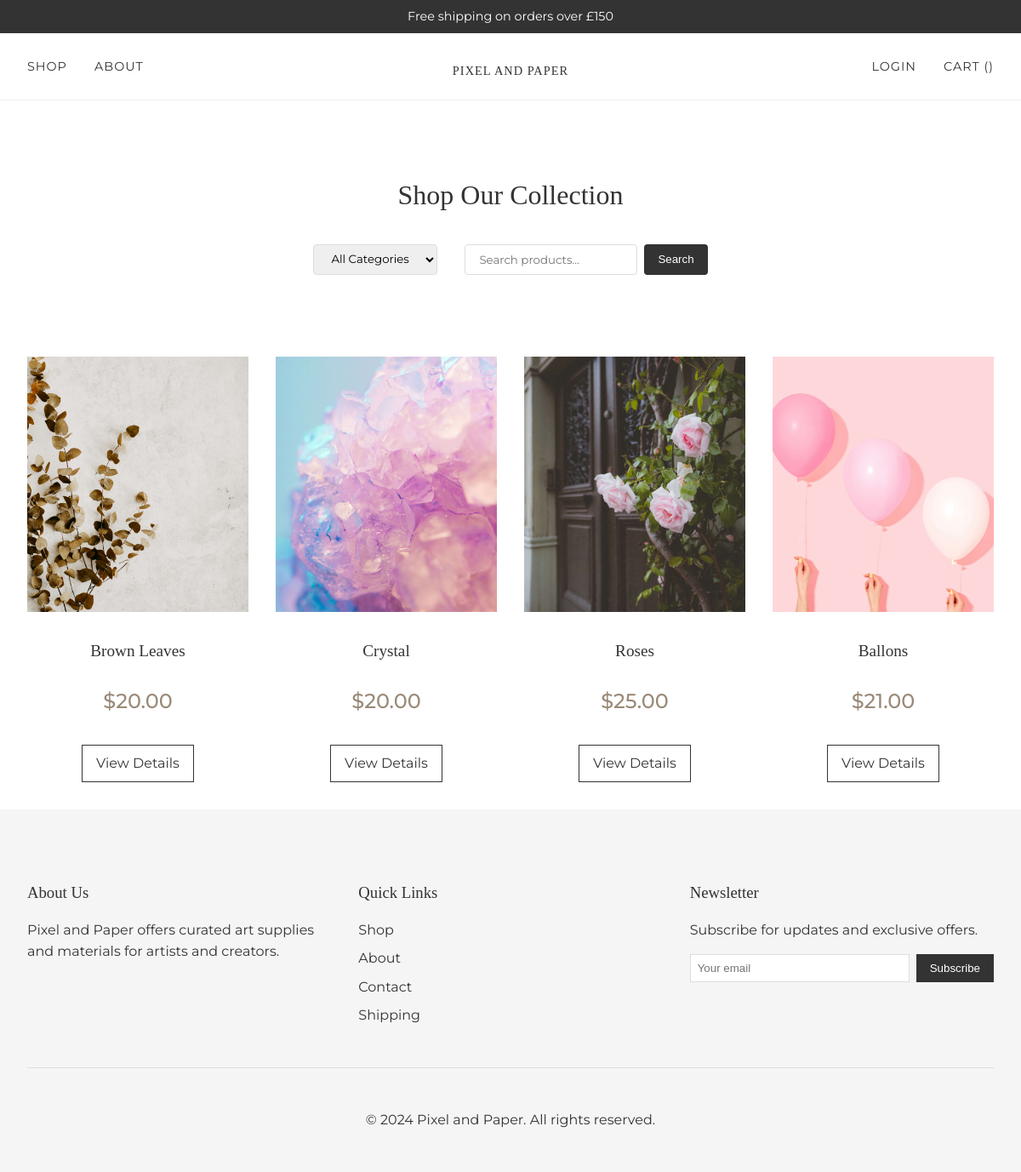
Before: /products/ with the older database file.
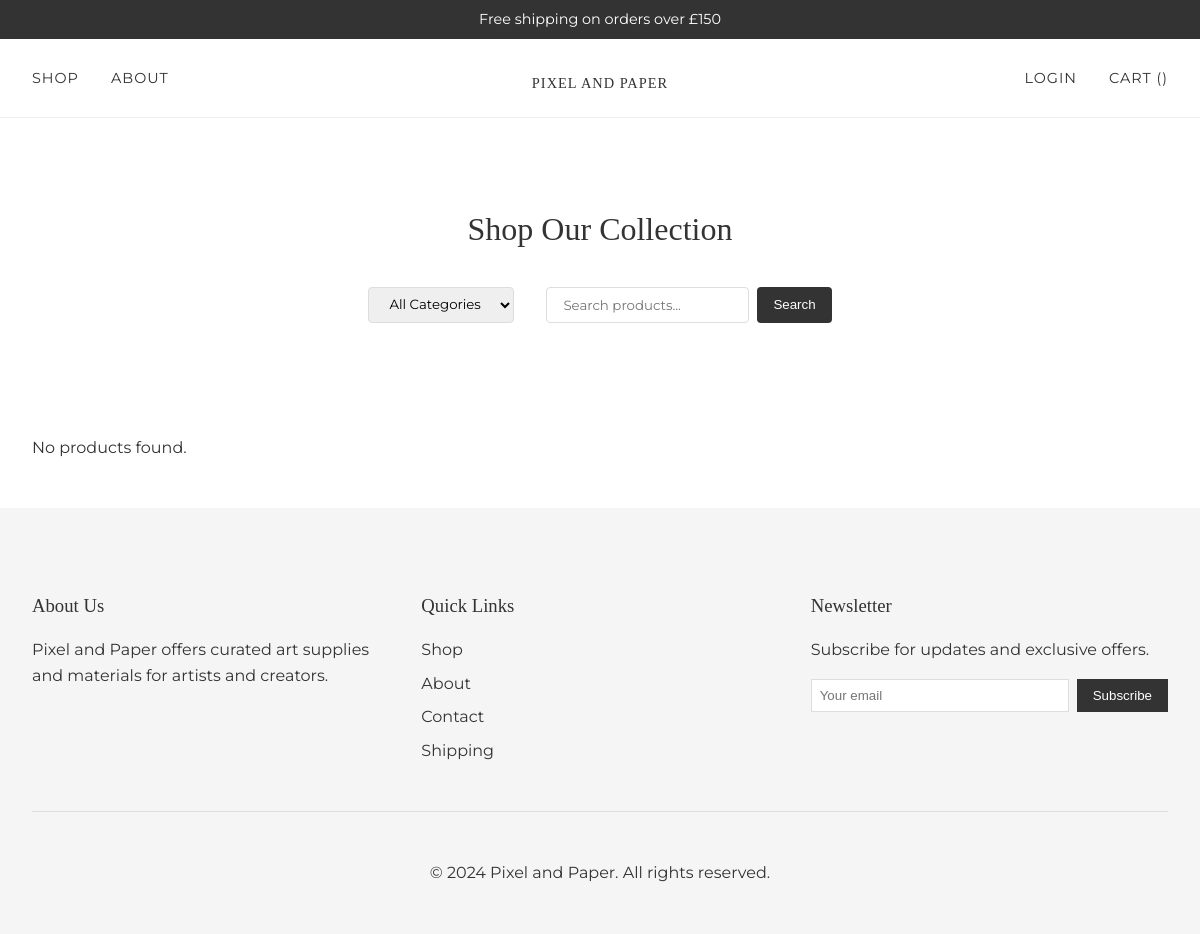
After: the same page with the newer database file.
### products/models.py (models this page shows, shortened)
class Product(models.Model):
    title = models.CharField(max_length=255)
    description = models.TextField()
    price = models.DecimalField(max_digits=6, decimal_places=2)
    file = models.FileField(upload_to='product_images')
    slug = models.SlugField(unique=True)
    category = models.CharField(max_length=100)
    image = models.ImageField(upload_to='product_images/', blank=True, null=True)

### products/views.py (the view)
# urls.py: path('', views.product_list, name='product_list'),
def product_list(request):
    products = Product.objects.all()
    return render(request, 'products/product_list.html', {'products': products})

### cart/context_processors.py (called while the page is built)
def cart_context(request):
    return {'cart': get_or_create_cart(request)}

### cart/views.py (called while the page is built)
def get_or_create_cart(request):
    if request.user.is_authenticated:
        cart, created = Cart.objects.get_or_create(user=request.user)
    else:
        session_key = request.session.session_key
        if not session_key:
            request.session.create()
            session_key = request.session.session_key
        cart, created = Cart.objects.get_or_create(session_id=session_key)
    return cart

### templates/products/product_list.html (shortened to what this page needs)
{% extends 'base.html' %}
{% block content %}
<div class="shop-header">
    <h1>Shop Our Collection</h1>
    <div class="shop-filters">
        <div class="category-filter">
            <select onchange="window.location.href=this.value">
                <option value="{% url 'product_list' %}">All Categories</option>
            </select>
        </div>
        <form class="search-form" method="GET" action="{% url 'product_list' %}">
            <input type="text" name="q" placeholder="Search products..."
                   value="{{ request.GET.q }}">
            <button type="submit">Search</button>
        </form>
    </div>
</div>
<div class="product-grid">
    {% for product in products %}
    <div class="product-card">
        {% if product.image %}
        <img src="{{ product.image.url }}" alt="{{ product.title }}">
        {% endif %}
        <h3>{{ product.title }}</h3>
        <p class="price">${{ product.price }}</p>
        <a href="{% url 'product_detail' product.slug %}" class="product-link">View Details</a>
    </div>
    {% empty %}
    <p class="no-products">No products found.</p>
    {% endfor %}
</div>
{% endblock %}

### templates/base.html (shortened to what this page needs)
{% load static %}
<!DOCTYPE html>
<html lang="en">
<head>
    <link rel="stylesheet" href="{% static 'css/styles.css' %}">
</head>
<body>
    <header>
        <div class="announcement-bar">
            Free shipping on orders over £150
        </div>
        <nav class="main-nav">
            <div class="nav-left">
                <a href="{% url 'product_list' %}">Shop</a>
                <a href="#">About</a>
            </div>
            <div class="logo">
                <a href="{% url 'home' %}">Pixel and Paper</a>
            </div>
            <div class="nav-right">
                {% if user.is_authenticated %}
                    <a href="{% url 'profile' %}">{{ user.username }}</a>
                    <a href="{% url 'logout' %}">Logout</a>
                {% else %}
                    <a href="{% url 'login' %}">Login</a>
                {% endif %}
                <a href="{% url 'cart_view' %}">Cart ()</a>
            </div>
        </nav>
    </header>
    <main>
        {% block content %}
        {% endblock %}
    </main>
    <footer>
        <div class="footer-content">
            <div class="footer-section">
                <h3>About Us</h3>
                <p>Pixel and Paper offers curated art supplies and materials for artists and creators.</p>
            </div>
            <div class="footer-section">
                <h3>Quick Links</h3>
                <ul>
                    <li><a href="{% url 'product_list' %}">Shop</a></li>
                    <li><a href="#">About</a></li>
                    <li><a href="#">Contact</a></li>
                    <li><a href="#">Shipping</a></li>
                </ul>
            </div>
            <div class="footer-section">
                <h3>Newsletter</h3>
                <p>Subscribe for updates and exclusive offers.</p>
                <form class="newsletter-form" method="POST" action="{% url 'newsletter_signup' %}">
                    <input type="email" name="email" placeholder="Your email" required>
                    <button type="submit">Subscribe</button>
                </form>
            </div>
        </div>
        <div class="footer-bottom">
            <p>&copy; 2024 Pixel and Paper. All rights reserved.</p>
        </div>
    </footer>
</body>
</html>

### pixel_and_paper/static/css/styles.css (style rules this page uses)
:root { --primary-color: #333333; --secondary-color: #666666; --accent-color: #9a8a78; --background-color: #ffffff; --light-gray: #f5f5f5; }
body { margin: 0; padding: 0; font-family: 'Montserrat', sans-serif; color: var(--primary-color); line-height: 1.6; }
h1, h2, h3, h4 { font-family: 'Cormorant Garamond', serif; font-weight: 400; }
.announcement-bar { background-color: var(--primary-color); color: white; text-align: center; padding: 0.5rem; font-size: 0.9rem; }
.main-nav { display: flex; justify-content: space-between; align-items: center; padding: 1rem 2rem; border-bottom: 1px solid #eee; }
.nav-left, .nav-right { flex: 1; display: flex; gap: 2rem; }
.nav-right { justify-content: flex-end; }
.logo { font-family: 'Cormorant Garamond', serif; font-size: 1.8rem; text-align: center; }
.logo a { color: var(--primary-color); text-decoration: none; }
.main-nav a { color: var(--primary-color); text-decoration: none; font-size: 0.9rem; text-transform: uppercase; letter-spacing: 1px; }
.product-grid { display: grid; grid-template-columns: repeat(auto-fit, minmax(250px, 1fr)); gap: 2rem; padding: 2rem; max-width: 1200px; margin: 0 auto; }
footer { background-color: var(--light-gray); padding: 4rem 2rem 2rem; }
.footer-content { display: grid; grid-template-columns: repeat(auto-fit, minmax(250px, 1fr)); gap: 2rem; max-width: 1200px; margin: 0 auto; }
.footer-section h3 { margin-bottom: 1rem; }
.footer-section ul { list-style: none; padding: 0; }
.footer-section ul li { margin-bottom: 0.5rem; }
.footer-section a { color: var(--primary-color); text-decoration: none; }
.newsletter-form { display: flex; gap: 0.5rem; margin-top: 1rem; }
.newsletter-form input { padding: 0.5rem; border: 1px solid #ddd; flex-grow: 1; }
.newsletter-form button { padding: 0.5rem 1rem; background-color: var(--primary-color); color: white; border: none; cursor: pointer; }
.footer-bottom { text-align: center; margin-top: 2rem; padding-top: 2rem; border-top: 1px solid #ddd; }
.shop-header { text-align: center; padding: 4rem 2rem 2rem; }
.shop-filters { display: flex; justify-content: center; gap: 2rem; margin: 2rem 0; }
.category-filter select, .search-form input { padding: 0.5rem 1rem; border: 1px solid #ddd; border-radius: 4px; font-family: 'Montserrat', sans-serif; }
.search-form { display: flex; gap: 0.5rem; }
.search-form button { padding: 0.5rem 1rem; background-color: var(--primary-color); color: white; border: none; border-radius: 4px; cursor: pointer; }

Changed rows visible on the page:
removed Product: image (picture), title "Brown Leaves", price "20.00"
removed Product: image (picture), title "Crystal", price "20.00"
removed Product: image (picture), title "Roses", price "25.00"
removed Product: image (picture), title "Ballons", price "21.00"
Other visible differences:
text now shown: "No products found."
